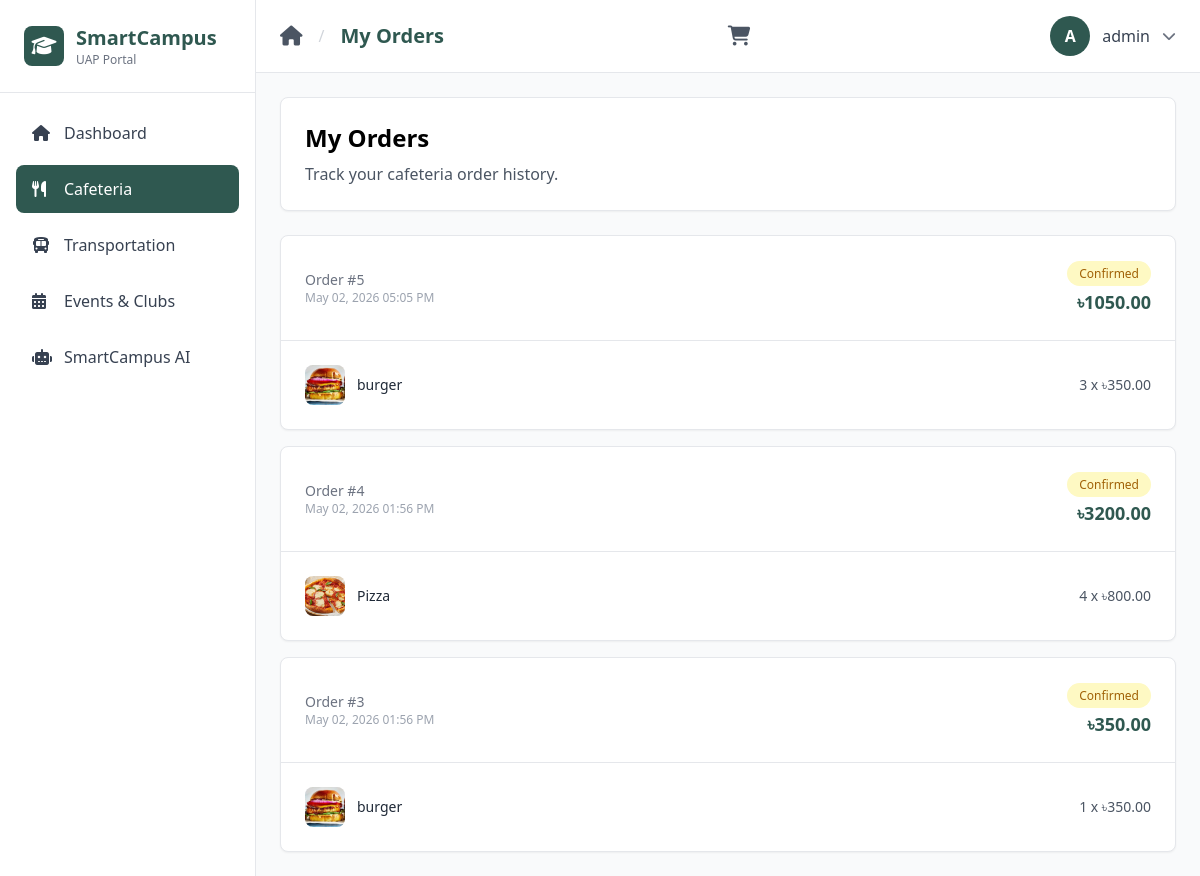
Screenshot of /orders/ (signed in) with the database file from the repository.
### main/models.py (models this page shows, shortened)
class Order(models.Model):
    STATUS_CHOICES = [
        ('pending', 'Pending'),
        ('confirmed', 'Confirmed'),
        ('completed', 'Completed'),
        ('cancelled', 'Cancelled'),
    ]
    user = models.ForeignKey(User, on_delete=models.CASCADE, related_name='orders')
    status = models.CharField(max_length=20, choices=STATUS_CHOICES, default='confirmed')
    total_amount = models.DecimalField(max_digits=10, decimal_places=2, default=0)
    created_at = models.DateTimeField(auto_now_add=True)
    updated_at = models.DateTimeField(auto_now=True)
    class Meta:
        ordering = ['-created_at']

class OrderItem(models.Model):
    order = models.ForeignKey(Order, on_delete=models.CASCADE, related_name='items')
    menu_item = models.ForeignKey(MenuItem, on_delete=models.CASCADE)
    quantity = models.PositiveIntegerField(default=1)
    price_at_time = models.DecimalField(max_digits=6, decimal_places=2)

class MenuItem(models.Model):
    name = models.CharField(max_length=200)
    description = models.TextField(blank=True)
    price = models.DecimalField(max_digits=6, decimal_places=2)
    category = models.CharField(max_length=100, choices=[
        ('breakfast', 'Breakfast'),
        ('lunch', 'Lunch'),
        ('dinner', 'Dinner'),
        ('snacks', 'Snacks'),
        ('beverages', 'Beverages'),
    ])
    is_available = models.BooleanField(default=True)
    image = models.ImageField(upload_to='menu_items/', blank=True, null=True)
    created_at = models.DateTimeField(auto_now_add=True)
    updated_at = models.DateTimeField(auto_now=True)
    class Meta:
        ordering = ['category', 'name']

### main/views.py (the view)
# urls.py: path('orders/', my_orders, name='my_orders'),
@login_required
def my_orders(request):
    orders = Order.objects.filter(user=request.user).prefetch_related('items__menu_item').order_by('-created_at')
    return render(request, 'my_orders.html', {
        'active_page': 'cafeteria',
        'page_title': 'My Orders',
        'orders': orders,
    })

### main/context_processors.py (called while the page is built)
def cart_count(request):
    cart = request.session.get('cart', {})
    return {'cart_count': sum(cart.values())}

### templates/my_orders.html (shortened to what this page needs)
{% extends 'user_base.html' %}
{% block content %}
<div class="max-w-4xl mx-auto">
    <div class="bg-white rounded-lg shadow-sm border border-gray-200 p-6 mb-6">
        <h2 class="text-2xl font-bold text-black mb-2">My Orders</h2>
        <p class="text-gray-600">Track your cafeteria order history.</p>
    </div>
    {% if orders %}
    <div class="space-y-4">
        {% for order in orders %}
        <div class="bg-white rounded-lg shadow-sm border border-gray-200 overflow-hidden">
            <div class="p-6 border-b border-gray-200 flex items-center justify-between">
                <div>
                    <p class="text-sm text-gray-500">Order #{{ order.id }}</p>
                    <p class="text-xs text-gray-400">{{ order.created_at|date:"M d, Y h:i A" }}</p>
                </div>
                <div class="text-right">
                    <span class="px-3 py-1 rounded-full text-xs font-medium capitalize
                        {% if order.status == 'confirmed' %}bg-yellow-100 text-yellow-700
                        {% elif order.status == 'completed' %}bg-green-100 text-green-700
                        {% elif order.status == 'cancelled' %}bg-red-100 text-red-700
                        {% else %}bg-gray-100 text-gray-700{% endif %}">
                        {{ order.get_status_display }}
                    </span>
                    <p class="text-lg font-bold text-primary mt-1">৳{{ order.total_amount }}</p>
                </div>
            </div>
            <div class="p-6">
                <div class="space-y-2">
                    {% for item in order.items.all %}
                    <div class="flex items-center justify-between text-sm">
                        <div class="flex items-center space-x-3">
                            <div class="w-10 h-10 bg-gray-100 rounded-lg flex items-center justify-center">
                                {% if item.menu_item.image %}
                                <img src="{{ item.menu_item.image.url }}" alt="{{ item.menu_item.name }}" class="w-full h-full object-cover rounded-lg">
                                {% else %}
                                <i class="fas fa-utensils text-gray-400 text-sm"></i>
                                {% endif %}
                            </div>
                            <span class="text-gray-800">{{ item.menu_item.name }}</span>
                        </div>
                        <span class="text-gray-600">{{ item.quantity }} x ৳{{ item.price_at_time }}</span>
                    </div>
                    {% endfor %}
                </div>
            </div>
        </div>
        {% endfor %}
    </div>
    {% endif %}
</div>
{% endblock %}

### templates/user_base.html (shortened to what this page needs)
{% extends 'base.html' %}
{% block body %}
<div class="flex h-screen">
    <aside class="w-64 bg-white border-r border-gray-200 flex flex-col">
        <div class="p-6 border-b border-gray-200">
            <div class="flex items-center space-x-3">
                <div class="w-10 h-10 bg-primary rounded-lg flex items-center justify-center">
                    <i class="fas fa-graduation-cap text-white text-xl"></i>
                </div>
                <div>
                    <h1 class="text-xl font-bold text-primary">SmartCampus</h1>
                    <p class="text-xs text-gray-500">UAP Portal</p>
                </div>
            </div>
        </div>
        <nav class="flex-1 p-4 space-y-2">
            <a href="{% url 'dashboard' %}" class="sidebar-link flex items-center space-x-3 px-4 py-3 rounded-lg text-gray-700 hover:bg-gray-100 transition {% if active_page == 'dashboard' %}active{% endif %}">
                <i class="fas fa-home w-5"></i>
                <span class="font-medium">Dashboard</span>
            </a>
            <a href="{% url 'cafeteria' %}" class="sidebar-link flex items-center space-x-3 px-4 py-3 rounded-lg text-gray-700 hover:bg-gray-100 transition {% if active_page == 'cafeteria' %}active{% endif %}">
                <i class="fas fa-utensils w-5"></i>
                <span class="font-medium">Cafeteria</span>
            </a>
            <a href="{% url 'transportation' %}" class="sidebar-link flex items-center space-x-3 px-4 py-3 rounded-lg text-gray-700 hover:bg-gray-100 transition {% if active_page == 'transportation' %}active{% endif %}">
                <i class="fas fa-bus w-5"></i>
                <span class="font-medium">Transportation</span>
            </a>
            <a href="{% url 'events' %}" class="sidebar-link flex items-center space-x-3 px-4 py-3 rounded-lg text-gray-700 hover:bg-gray-100 transition {% if active_page == 'events' %}active{% endif %}">
                <i class="fas fa-calendar-alt w-5"></i>
                <span class="font-medium">Events & Clubs</span>
            </a>
            <a href="{% url 'ai' %}" class="sidebar-link flex items-center space-x-3 px-4 py-3 rounded-lg text-gray-700 hover:bg-gray-100 transition {% if active_page == 'ai' %}active{% endif %}">
                <i class="fas fa-robot w-5"></i>
                <span class="font-medium">SmartCampus AI</span>
            </a>
        </nav>
    </aside>
    <div class="flex-1 flex flex-col overflow-hidden">
        <header class="bg-white border-b border-gray-200 px-6 py-4 flex items-center justify-between">
            <div class="flex items-center space-x-4">
                <a href="{% url 'dashboard' %}" class="text-gray-600 hover:text-primary transition">
                    <i class="fas fa-home text-xl"></i>
                </a>
                <span class="text-gray-300">/</span>
                <h2 class="text-xl font-semibold text-primary">{{ page_title }}</h2>
            </div>
            <a href="{% url 'cart_view' %}" class="relative text-gray-600 hover:text-primary transition mr-4">
                <i class="fas fa-shopping-cart text-xl"></i>
            </a>
            <div class="relative">
                <button onclick="toggleDropdown()" class="flex items-center space-x-3 focus:outline-none">
                    <div class="w-10 h-10 bg-primary rounded-full flex items-center justify-center text-white font-semibold">
                        {{ user.username|first|upper }}
                    </div>
                    <span class="text-gray-700 font-medium">{{ user.username }}</span>
                    <i class="fas fa-chevron-down text-gray-500 text-sm"></i>
                </button>
            </div>
        </header>
        <main class="flex-1 overflow-y-auto p-6 bg-gray-50">
            {% block content %}{% endblock %}
        </main>
    </div>
</div>
{% endblock %}

### rows the page displays
Order: id "5", created_at "May 02, 2026 05:05 PM", status "Confirmed", total_amount "1050.00"
OrderItem: menu_item.image (picture), menu_item.name "burger", quantity "3", price_at_time "350.00"
Order: id "4", created_at "May 02, 2026 01:56 PM", status "Confirmed", total_amount "3200.00"
OrderItem: menu_item.image (picture), menu_item.name "Pizza", quantity "4", price_at_time "800.00"
Order: id "3", created_at "May 02, 2026 01:56 PM", status "Confirmed", total_amount "350.00"
OrderItem: menu_item.image (picture), menu_item.name "burger", quantity "1", price_at_time "350.00"

### other values shown
{{ page_title }} "My Orders"
{{ user.username|first|upper }} "A"
{{ user.username }} "admin"
